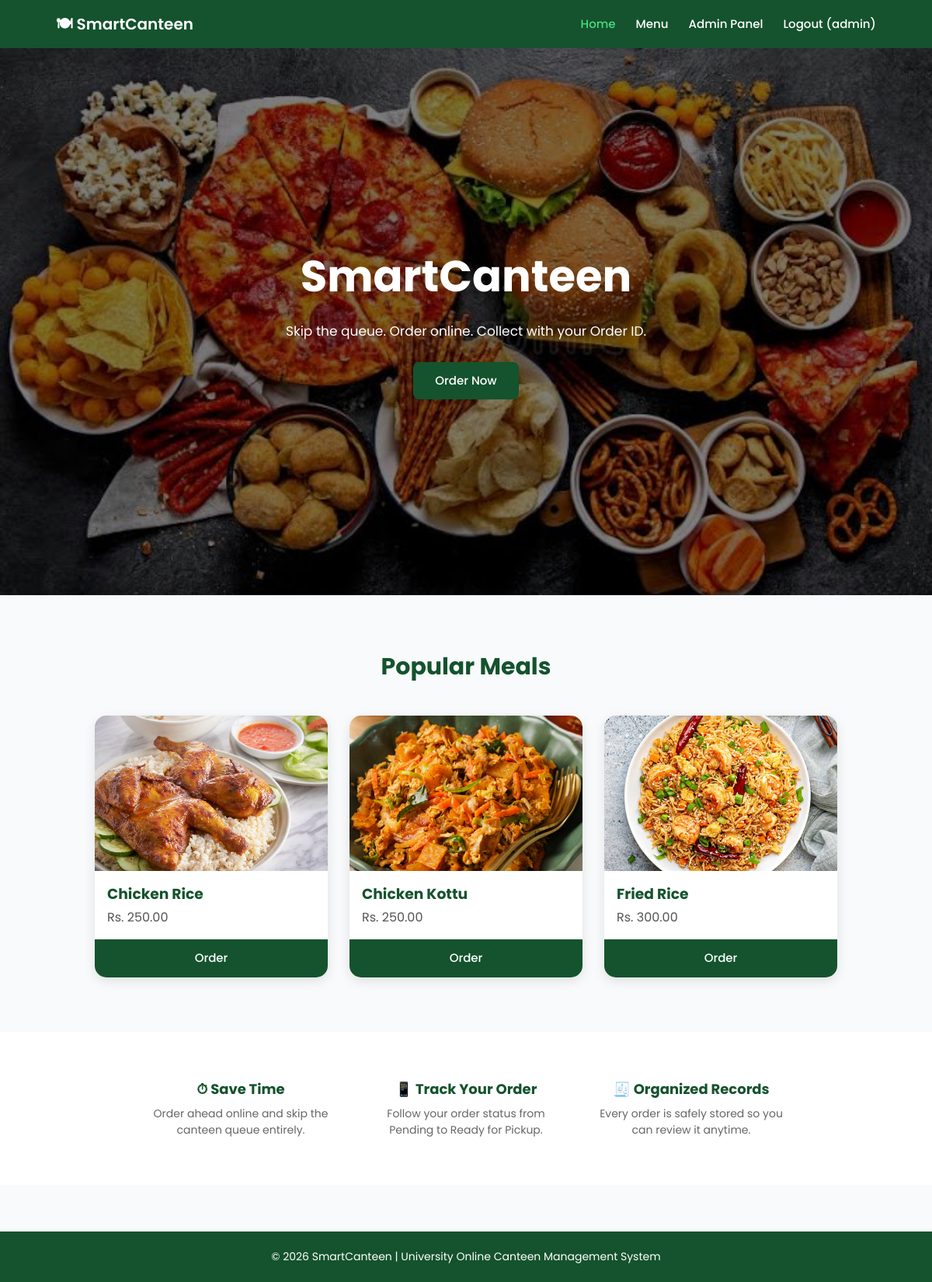
The page / (signed in) on the database its author committed.
### tables this page shows
CREATE TABLE IF NOT EXISTS food_items (
    id INT AUTO_INCREMENT PRIMARY KEY,
    name VARCHAR(100) NOT NULL,
    description VARCHAR(255) DEFAULT '',
    price DECIMAL(10,2) NOT NULL,
    category VARCHAR(50) NOT NULL DEFAULT 'Main',
    image VARCHAR(255) DEFAULT '',
    status ENUM('available', 'unavailable') NOT NULL DEFAULT 'available',
    created_at TIMESTAMP DEFAULT CURRENT_TIMESTAMP
);

### includes/auth.php (called while the page is built, shortened)
<?php
function h(?string $value): string {
    return htmlspecialchars($value ?? '', ENT_QUOTES, 'UTF-8');
}

### index.php (the view, shortened to what this page needs)
<?php
require_once 'includes/db.php';
require_once 'includes/auth.php';
$stmt = $conn->query("SELECT * FROM food_items WHERE status = 'available' ORDER BY id ASC LIMIT 3");
$popular = $stmt->fetchAll();
?>
<!DOCTYPE html>
<html lang="en">
<head>
<link rel="stylesheet" href="css/style.css">
<link rel="stylesheet" href="css/home.css">
</head>
<body>
<?php include 'includes/header.php'; ?>
<div class="bgimage">
    <div class="overlay">
        <h1>SmartCanteen</h1>
        <p>Skip the queue. Order online. Collect with your Order ID.</p>
        <a href="pages/menu.php" class="btn">Order Now</a>
    </div>
</div>
<div class="featured">
    <h2>Popular Meals</h2>
    <?php if (count($popular) === 0): ?>
        <p style="text-align:center;color:#777;">No menu items available right now — please check back soon.</p>
    <?php else: ?>
        <div class="food-container">
            <?php foreach ($popular as $item): ?>
                <div class="food-card">
                    <img src="images/<?= h($item['image']) ?: 'header.jpg' ?>" alt="<?= h($item['name']) ?>">
                    <h3><?= h($item['name']) ?></h3>
                    <p>Rs. <?= number_format($item['price'], 2) ?></p>
                    <a href="pages/menu.php" class="btn">Order</a>
                </div>
            <?php endforeach; ?>
        </div>
    <?php endif; ?>
</div>
<div class="why-us">
    <div class="item">
        <h4>⏱ Save Time</h4>
        <p>Order ahead online and skip the canteen queue entirely.</p>
    </div>
    <div class="item">
        <h4>📱 Track Your Order</h4>
        <p>Follow your order status from Pending to Ready for Pickup.</p>
    </div>
    <div class="item">
        <h4>🧾 Organized Records</h4>
        <p>Every order is safely stored so you can review it anytime.</p>
    </div>
</div>
<?php include 'includes/footer.php'; ?>
</body>
</html>

### css/style.css (style rules this page uses)
* { margin: 0; padding: 0; box-sizing: border-box; }
body { font-family: 'Poppins', sans-serif; background: #f8fafc; color: #1f2937; line-height: 1.5; }
a { color: inherit; }
img { max-width: 100%; display: block; }
.btn { display: inline-block; background: #14532D; color: white; padding: 13px 28px; border-radius: 8px; text-decoration: none; border: none; font-size: 15px; font-weight: 500; cursor: pointer; transition: background .2s ease; }

### css/home.css (style rules this page uses)
.bgimage { height: 88vh; background-image: url("../images/header.jpg"); background-size: cover; background-position: center; background-repeat: no-repeat; position: relative; }
.overlay { position: absolute; inset: 0; background: rgba(0,0,0,0.5); display: flex; flex-direction: column; justify-content: center; align-items: center; text-align: center; color: white; padding: 0 5%; }
.overlay h1 { font-size: 56px; margin-bottom: 16px; }
.overlay p { font-size: 17px; margin-bottom: 26px; max-width: 520px; }
.featured { padding: 70px 8%; }
.featured h2 { text-align: center; margin-bottom: 40px; color: #14532D; font-size: 30px; }
.food-container { display: flex; flex-wrap: wrap; justify-content: center; gap: 28px; }
.food-card { width: 300px; background: white; border-radius: 15px; overflow: hidden; box-shadow: 0 5px 15px rgba(0,0,0,.1); }
.food-card img { width: 100%; height: 200px; object-fit: cover; }
.food-card h3 { padding: 16px 16px 4px; color: #14532D; }
.food-card p { padding: 0 16px 16px; color: #555; }
.food-card .btn { width: 100%; border-radius: 0; text-align: center; }
.why-us { background: white; padding: 60px 8%; display: flex; flex-wrap: wrap; gap: 30px; justify-content: center; text-align: center; }
.why-us .item { max-width: 260px; }
.why-us .item h4 { color: #14532D; margin-bottom: 8px; font-size: 18px; }
.why-us .item p { color: #666; font-size: 14px; }

### rows shown on the page
food_items: image (picture), name "Chicken Rice", price "250.00"
food_items: image (picture), name "Chicken Kottu", price "250.00"
food_items: image (picture), name "Fried Rice", price "300.00"

### other values the page prints
$_SESSION['username'] "admin"
